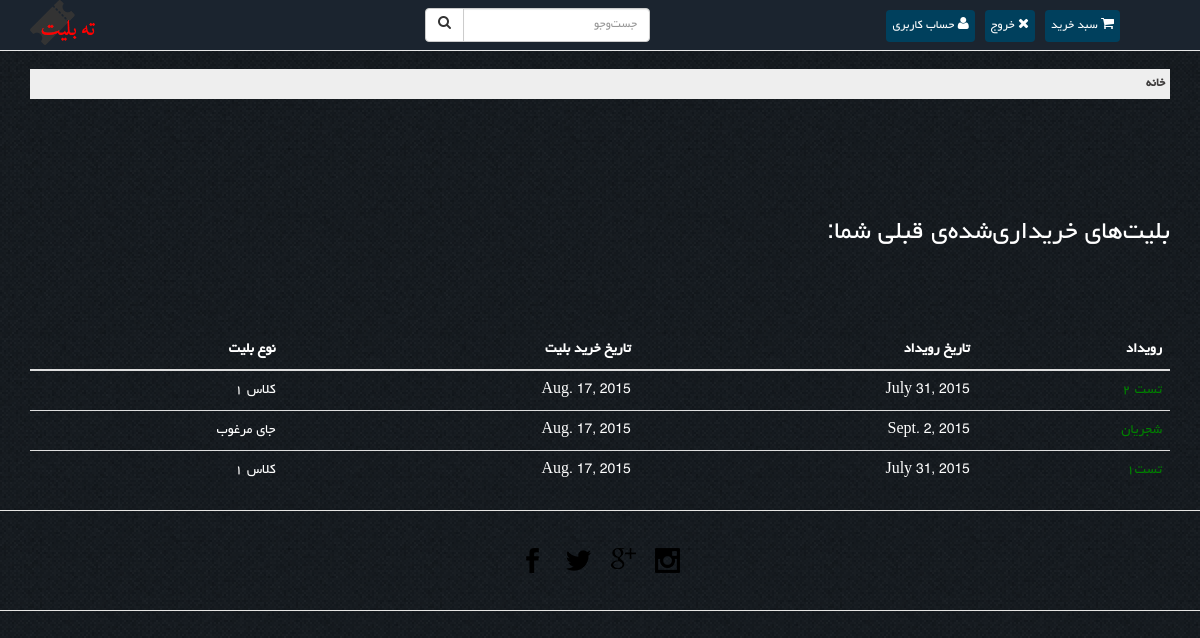
Page /my-tickets/ (signed in) on the earlier database version.
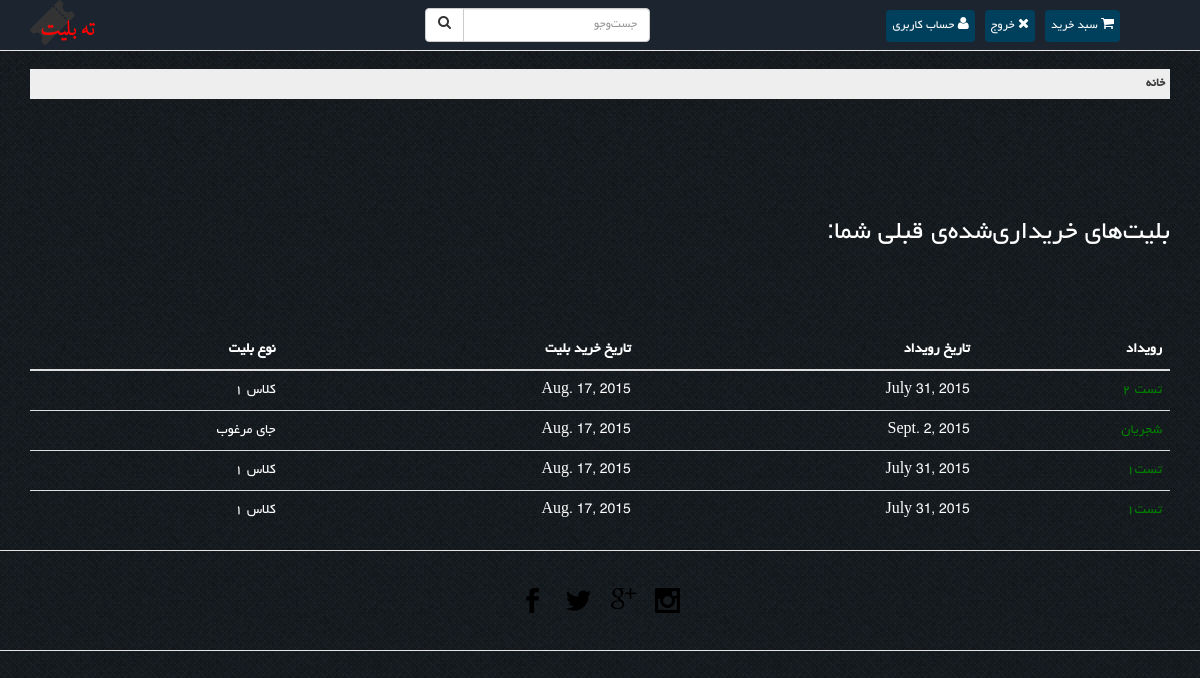
Same page on the later database version.
### Event/models.py (models this page shows, shortened)
class BoughtTicket(models.Model):
    ticket = models.ForeignKey(Ticket)
    buyer = models.ForeignKey(UserProfile)
    date = models.DateField(default=date.today, blank=True)
    serial_no = models.BigIntegerField(null=True, blank=True)
    count = models.IntegerField(default=1)
    payed = models.BooleanField(default=False)
    payment = models.ForeignKey('Payment', null=True, blank=True)

class Ticket(models.Model):
    event = models.ForeignKey(Event)
    type = models.CharField(max_length=20)
    capacity = models.IntegerField(default=0)
    price = models.IntegerField(default=0)

class Event(models.Model):
    title = models.CharField(max_length=40)
    description = models.CharField(max_length=100)
    date = models.DateField(default=date.today, blank=True)
    time = models.TimeField(default=now().time(), blank=True)
    venue = models.ForeignKey(Venue)
    type = models.ForeignKey(Type, default=1)
    sub_type = models.ForeignKey(SubType)
    rate = models.ManyToManyField(UserProfile, through="TicketRate")
    favorites = models.ManyToManyField(UserProfile, related_name="favorites")

### User/views.py (the view)
# urls.py: url(r'^my-tickets/', 'User.views.user_tickets'),
@user_login_required(login_url='/')
def user_tickets(request):
    user = request.user
    return render(request, 'user_tickets.html', {
        'bought_tickets': BoughtTicket.objects.filter(buyer=user.userprofile).filter(payed=True),
        'login_form': LoginForm()
    })

### Ticket/forms.py
class LoginForm(forms.ModelForm):
    class Meta:
        model = User
        fields = ['username', 'password']
        labels = {
            'username': 'نام کاربری',
            'password': 'رمز عبور',
        }
        widgets = {
            'password': forms.PasswordInput()
        }

### Ticket/templates/user_tickets.html (shortened to what this page needs)
{% extends 'general_template.html' %}
{% block header_extension %}
    {% load static %}
{% endblock %}
{% block main_content %}
    <div class="arriv">
    <div class="container">
        <h2 style="padding-top: 50px; padding-bottom: 70px;">
            بلیت‌های خریداری‌شده‌ی قبلی شما:
        </h2>
        <table class="table">
            <thead>
            <th>رویداد</th>
            <th>تاریخ رویداد</th>
            <th>تاریخ خرید بلیت</th>
            <th>نوع بلیت</th>
            </thead>
            <tbody>
            {% for bt in bought_tickets %}
                <tr class="clickable-row" data-href="/ticket/{{ bt.id }}/">
                <td>
                    <a href="/ticket/{{ bt.id }}/" style="color: green">{{ bt.ticket.event.title }}</a>
                </td>
                <td>
                    {{ bt.ticket.event.date }}
                </td>
                <td>
                    {{ bt.date }}
                </td>
                <td>
                    {{ bt.ticket.type }}
                </td>
                </tr>
            {% endfor %}
            </tbody>
        </table>
    </div>
    </div>
{% endblock %}

Differences in the rows shown:
now on this page (row edited): BoughtTicket: ticket.event "تست۱", ticket.event "July 31, 2015", date "Aug. 17, 2015", ticket.type "کلاس ۱"
